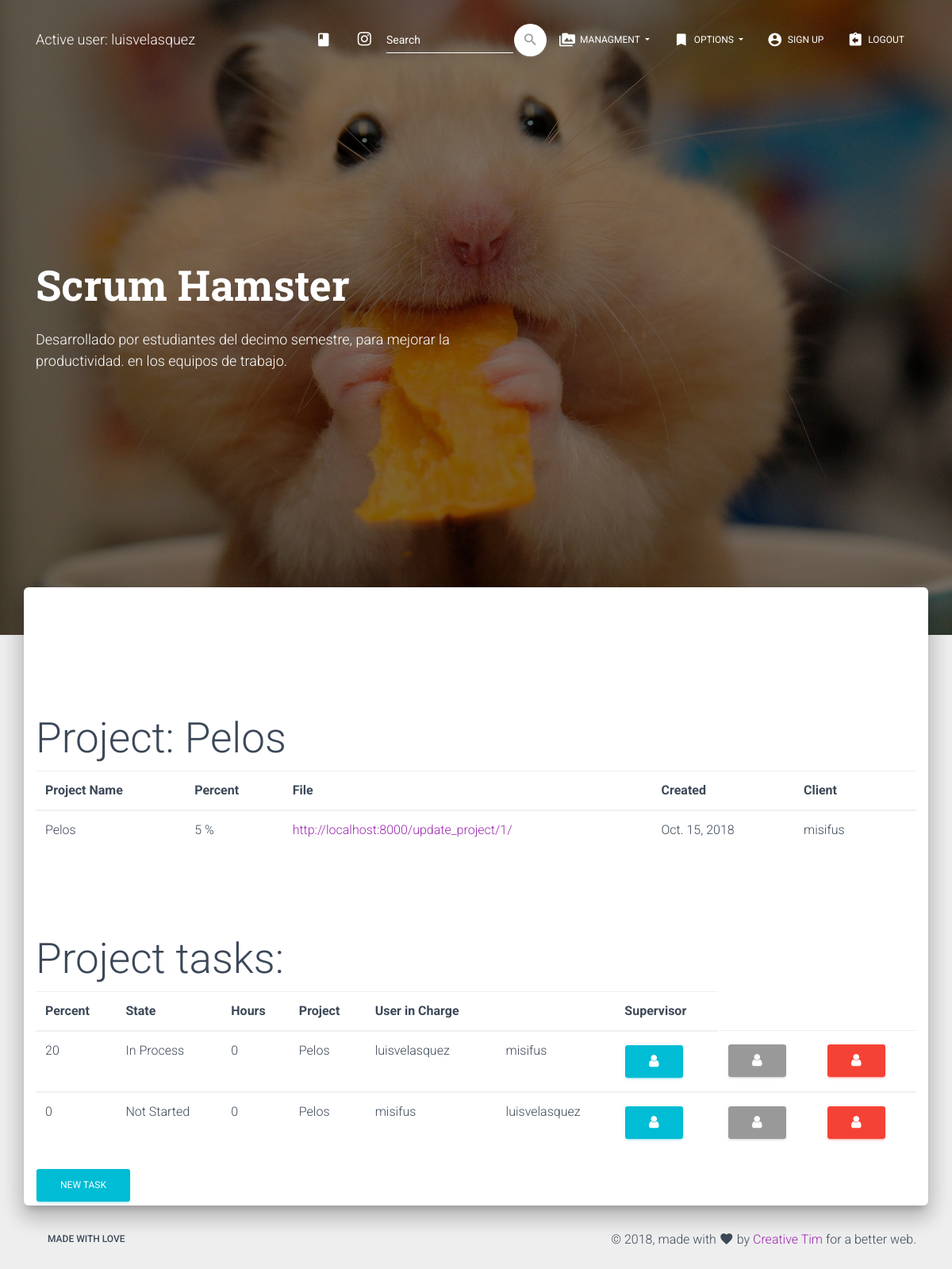
Page /project_tasks/1/ (signed in) on the committed database.
### modules/models.py (models this page shows, shortened)
class project(models.Model):
    name = models.CharField(max_length = 75)
    percent = models.PositiveSmallIntegerField()
    created_at = models.DateField(auto_now_add = True)
    file = models.URLField(blank = True)
    client_id = models.ForeignKey(client, on_delete = models.CASCADE)
    def __str__(self):
        return '%s' % (self.name)

class client(models.Model):
    name = models.CharField(max_length = 75)
    telephone = models.CharField(max_length = 25)
    email = models.EmailField()
    address = models.CharField(max_length = 150)
    def __str__(self):
        return '%s' % (self.name)

class task(models.Model):
    title = models.CharField(max_length = 50)
    percent = models.PositiveSmallIntegerField()
    state_choices = (
		('Not Started', 'Not Started'),
		('In Process', 'In Process'),
		('Finished', 'Finished'),
		)
    state = models.CharField(
		max_length = 12,
		choices = state_choices,
		default = 'Not Started',
		)
    hours = models.PositiveSmallIntegerField()
    project_id = models.ForeignKey(project, on_delete = models.CASCADE)
    user_in_charge = models.ForeignKey(User, on_delete = models.CASCADE, related_name = 'in_charge')
    user_supervisor = models.ForeignKey(User, on_delete = models.CASCADE, related_name = 'supervisor')

class rol(models.Model):
    rol_choices = (
		('Scrum Master', 'Scrum Master'),
		('Product Owner', 'Product Owner'),
		('Team/Developer', 'Team/Developer'),
		)
    rol = models.CharField(
		max_length = 15,
		choices = rol_choices,
		default = 'Team/Developer',
		)
    project_id = models.ForeignKey(project, on_delete = models.CASCADE)
    user_id = models.ForeignKey(User, on_delete = models.CASCADE)

### modules/views.py (the view)
# urls.py: path('project_tasks/<int:id>/', project_tasks, name = 'project_tasks'),
@login_required
def project_tasks(request, id):
    data_ = project.objects.get(id = id)
    data = task.objects.filter(project_id = id)
    rol_ = rol.objects.filter(project_id = id)
    return render(request, 'project/project_tasks.html', {'data_': data_,'data': data, 'rol_': rol_})

### modules/templates/project/project_tasks.html
{% extends 'base.html' %}
{% block content %}
<h1>Project: {{data_.name}} </h1>
<table class="table">
	<thead>
		<tr>
            <th>Project Name</th>
            <th>Percent</th>
            <th>File</th>
            <th>Created</th>
            <th>Client<th>
		</tr>
	</thead>
<tbody>
	<tr>
    	<td>{{ data_.name }}</td>
		<td>{{ data_.percent }} %</td>
		<td><a href="{{ data_.file }}">{{ data_.file }}</a></td>
		<td>{{ data_.created_at }}</td>
		<td>{{ data_.client_id }}</td>
	</tr>
</tbody>
</table>
<br>
<br>
<br>
<h1>Project tasks: </h1>
<table class="table">
	<thead>
		<tr>
            <th>Percent</th>
            <th>State</th>
            <th>Hours</th>
            <th>Project</th>
            <th>User in Charge<th>
            <th>Supervisor</th>
		</tr>
{% for i in data %}
<tbody>
	<tr>
		<td>{{ i.percent }}</td>
		<td>{{ i.state }}</td>
		<td>{{ i.hours }}</td>
		<td>{{ i.project_id }}</td>
		<td>{{ i.user_in_charge }}</td>
		<td>{{ i.user_supervisor }}</td>
		<td>
			 <a href="{% url 'view_task' i.id %}" rael="tooltip" title="View" class="btn btn-info btn-simple btn-xs">
                    <i class="fa fa-user"></i>
		</td>
{% for r in rol_ %}
	{% if user == r.user_id %}
		{% if r.rol == 'Scrum Master' %}
			{% if r.project_id == data_ %}
				<td>
					 <a href="{% url 'update_task' i.id %}" rael="tooltip" title="Update" class="btn btn-succes btn-simple btn-xs">
                    <i class="fa fa-user"></i>
					</td>
				<td>
					 <a href="{% url 'delete_task' i.id %}" rael="tooltip" title="Delete" class="btn btn-danger btn-simple btn-xs">
                    <i class="fa fa-user"></i>
					</td>
			{% endif %}
		{% endif %}
	{% endif %}
{% endfor %}
	</tr>
	</tbody>
{% endfor %}
</table>
{% for r in rol_ %}
	{% if user == r.user_id %}
		{% if r.rol == 'Scrum Master' %}
			{% if r.project_id == data_ %}
				<a href="{% url 'create_task' %}" class="btn btn-info btn-simple btn-xs">New task</a>
			{% endif %}
		{% endif %}
	{% endif %}
{% endfor %}
{% endblock %}

### modules/templates/base.html (shortened to what this page needs)
<!DOCTYPE html>
<html lang="en">
{% load static %}
<head>
  <link rel="stylesheet" href="https://maxcdn.bootstrapcdn.com/font-awesome/latest/css/font-awesome.min.css">
  <link href="{% static 'css/material-kit.css' %}" rel="stylesheet" />
  <link href="{% static 'demo/demo.css' %}" rel="stylesheet" />
</head>
<body class="landing-page sidebar-collapse">
  <nav class="navbar navbar-transparent navbar-color-on-scroll fixed-top navbar-expand-lg" color-on-scroll="100" id="sectionsNav">
    <div class="container">
      <div class="navbar-translate">
        {% if user.is_active %}
        <a class="navbar-brand" href="{% url 'index' %}">
          Active user: {{ user.username }} </a>
          {% endif %}
      </div>
      <div class="collapse navbar-collapse">
        <ul class="navbar-nav ml-auto">
          <li class="nav-item">
            <a class="nav-link" rel="tooltip" title="" data-placement="bottom" href="https://www.instagram.com/luis17velasquez/?hl=en" target="_blank" data-original-title="opent the CRM">
              <i class="material-icons">class</i>
            </a>
          </li>
          <li class="nav-item">
            <a class="nav-link" rel="tooltip" title="" data-placement="bottom" href="https://www.instagram.com/luis17velasquez/?hl=en" target="_blank" data-original-title="Follow us on Instagram">
              <i class="fa fa-instagram"></i>
            </a>
          </li>
          <li>
          <form class="form-inline ml-auto" method="POST" action ="{% url 'buscar_cliente' %}">{% csrf_token %}
              <div class="form-group has-white">
                <input type="text" class="form-control" placeholder="Search" name="buscalo">
              </div>
              <button type="submit" class="btn btn-white btn-just-icon btn-round">
                  <i class="material-icons">search</i>
              </button>
          </form>
          </li>
          {% if user.is_active %}
          <li class="dropdown nav-item">
            <a href="#" class="dropdown-toggle nav-link" data-toggle="dropdown">
              <i class="material-icons">perm_media</i> Managment
            </a>
          </li>
          <li class="dropdown nav-item">
            <a href="#" class="dropdown-toggle nav-link" data-toggle="dropdown">
              <i class="material-icons">bookmark</i> Options
            </a>
          </li>
          {% endif %}
           {% if user.is_active %}
           <li class="nav-item">
            <a class="nav-link" href="{% url 'signup' %}" onclick="scrollToDownload()">
              <i class="material-icons">account_circle</i> Sign up
            </a>
          </li>
          <li class="nav-item">
            <a class="nav-link" href="{% url 'logout' %}" onclick="scrollToDownload()">
              <i class="material-icons">assignment_return</i> Logout
            </a>
          </li>
          {% endif %}
        </ul>
      </div>
    </div>
  </nav>
  <div class="page-header header-filter" data-parallax="true" style="background-image: url('{% static 'img/profile_city.jpg' %}')">
    <div class="container">
      <div class="row">
        <div class="col-md-6">
          <h1 class="title">Scrum Hamster</h1>
          <h4>Desarrollado por estudiantes del decimo semestre, para mejorar la productividad. en los equipos de trabajo.</h4>
          <br>
        </div>
      </div>
    </div>
  </div>
  <div class="main main-raised">
    <div class="container">
      <div class="section text-center">
      </div>
      {% block content %}
      {% endblock %}
    </div>
  </div>
  <footer class="footer footer-default">
    <div class="container">
      <nav class="float-left">
        <ul>
          <li>
            <a href="#">
              made with love
            </a>
          </li>
        </ul>
      </nav>
      <div class="copyright float-right">
        &copy;
        , made with <i class="material-icons">favorite</i> by
        <a href="https://www.creative-tim.com" target="_blank">Creative Tim</a> for a better web.
      </div>
    </div>
  </footer>
</body>
</html>

### modules/static/demo/demo.css (style rules this page uses)
.title { margin-top: 30px; min-height: 32px; }

### rows in the picture
project: name "Pelos", percent "5", file "http://localhost:8000/update_project/1/", created_at "Oct. 15, 2018", client_id "misifus"
task: percent "20", state "In Process", hours "0", project_id "Pelos", user_in_charge "luisvelasquez", user_supervisor "misifus"
rol: rol "Scrum Master" (drawn)
task: percent "0", state "Not Started", hours "0", project_id "Pelos", user_in_charge "misifus", user_supervisor "luisvelasquez"

### other values in the picture
{{ user.username }} "luisvelasquez"
